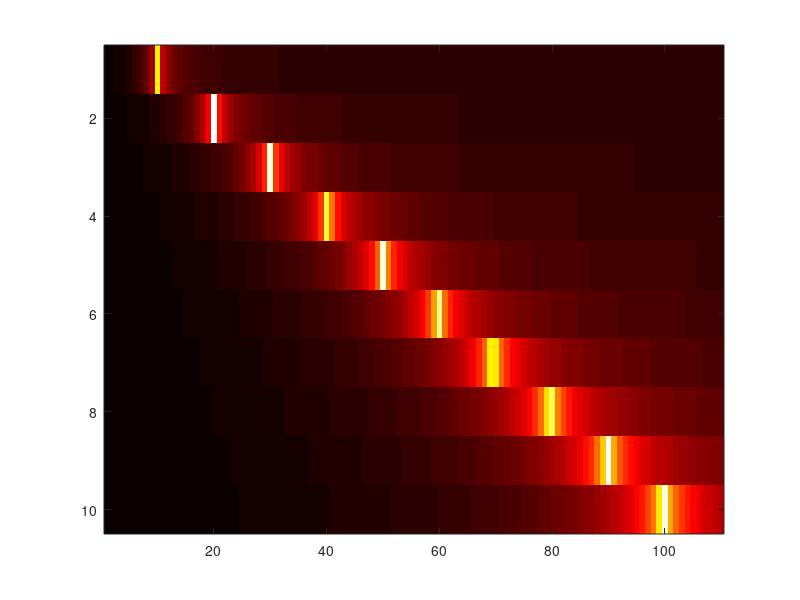

This chart was generated by the following MATLAB code: (Note: this script raises an error after producing the figure.)
% try to fit an M/M/m onto the middleware
clear variables
close all

tp_means = [13803 25007 33652 39093 42545 44534 44790 45520 45982 45392]';
rt_means = [0.7296 0.8013 0.8934 1.0286 1.1778 1.3429 1.5513 1.7495 1.9538 2.1982]';

tp2cm_means = [13803 25007 33652 39093 42545 44534 44790 45520 45982 45392]';
rt2cm_means =  [0.7156 0.7873 0.8444 0.9345 1.0662 1.2029 1.5665 1.7755 2.0148 2.2304]';

% scale to seconds
rt_means = rt_means .* 10^-3;
response_time = rt_means;

rt_means_double = rt2cm_means .* 10^-3;
double_response_time = rt_means_double;

arrival_rate = tp_means;
service_time = rt_means;

double_arrival_rate = tp2cm_means;
double_service_time = double_response_time;

service_rate = 1./service_time;
double_service_rate = 1./double_service_time;

% try all these M/M/m's for all arr/servtime combinations
m = 1:110;
mlen = length(m);

% store all traffic intensities here
rho = zeros(length(tp_means), mlen);

for i = 1:length(tp_means)
    for mi = 1:mlen
        rho(i, mi) = arrival_rate(i)/(service_rate(i)*m(mi));
    end
end

% find the first occurence in each row which is < 1
for i = 1:length(tp_means)
    for mi = 1:mlen
        if rho(i, mi) < 1
            [i*10 mi]
            break
        end
    end
end

diff_rho = abs(1-rho);
imagesc(log((1./diff_rho)+4))
colormap('hot')
ylabels = char('10', '20', '30', '40', '50', '60', '70', '80', '90', '100');
set(gca, 'YTickLabels', ylabels)
ylabel('Total number of clients online')
xlabel('m-Values for the M/M/m model')
title('Translated logarithmic inverse of traffic intensity - 1')
h =colorbar;
ylabel(h, 'Fit of the model (higher is better)')

%% apply mmm model
figure()
hold on
plot(arrival_rate, response_time, 'color', 'blue', 'linewidth', 2)
plot(double_arrival_rate, double_response_time, 'color', 'red', 'linewidth', 2)

mu = service_rate;
ms = 95;
for m = ms
    rho = arrival_rate./(m*service_rate);
    rho0 = calculate_rho0(rho, m);
    l = ((m.*rho).^m./(factorial(m)*(1-rho))).*rho0;
    Er = 1./mu.*(1 + (l)./(m.*(1-rho)));
    plot(arrival_rate, Er, 'r',  'linewidth', 2, 'color', 'blue', ...
        'linestyle', ':')
    err = norm(response_time - Er)
    
    rho = double_arrival_rate./(m*double_service_rate);
    rho0 = calculate_rho0(rho, m);
    l = ((m.*rho).^m./(factorial(m)*(1-rho))).*rho0;
    Er = 1./(double_service_rate).*(1 + (l)./(m.*(1-rho)));
    plot(arrival_rate, Er, 'r',  'linewidth', 2, 'color', 'red', ...
        'linestyle', ':')
    err = norm(response_time - Er)
end
legend('Model for 1MW', 'Model for 2 MWs', 'Measurements 2 MWs', ...
    'Measurements 1 MW', 'location', 'northwest')
xlabel('Arrival Rate (Requests per second')
ylabel('Response Time (ms)')
title('Fitting of the M/M/95 queueing model')
set(gca, 'YLim', [0 3*10^-3])